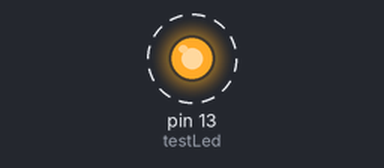
The sketch below on a simulated Arduino Uno, built with avr-gcc and run on an emulated ATmega328P. On the bench: output pins drawn as LEDs (lit = HIGH). Dashed ring = blinking.

Above: at 0.5 s.
Timing chart, 0 to 4.6 s (numbered marks = the images above):
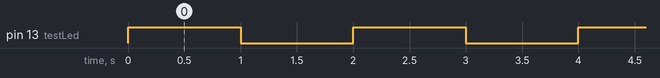

Measured:
- by itself, pin 13 (testLed): alternates HIGH for 1.0 s and LOW for 1.0 s

The sketch:

blink_builtin.ino
```cpp
int testLed = 13;
int del = 1000;
void setup() {
  // put your setup code here, to run once:
pinMode(testLed, OUTPUT);
}

void loop() {
  // put your main code here, to run repeatedly:
digitalWrite(testLed, HIGH);
delay(del);
digitalWrite(testLed, LOW);
delay(del);
}
```
